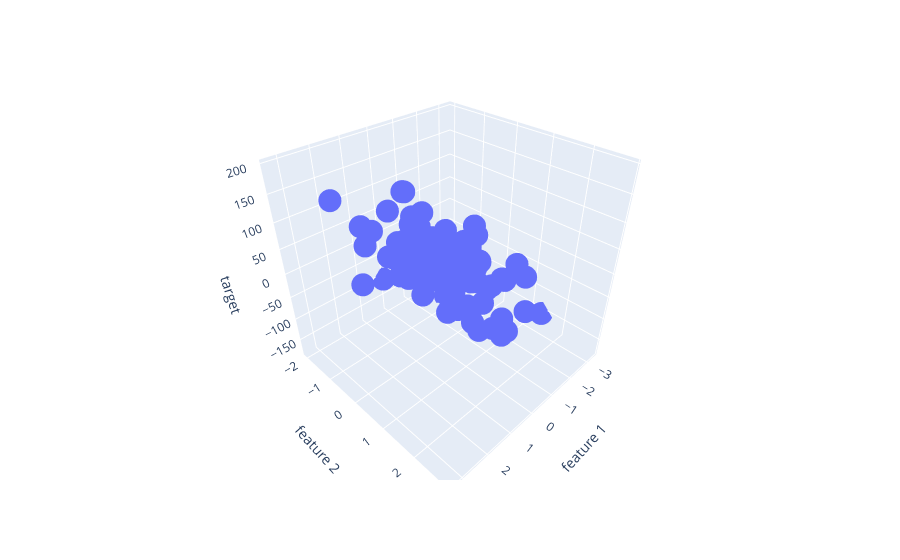

The notebook cell this image was saved under:
### Code cell
fig = px.scatter_3d(dataset,x='feature 1',y='feature 2',z = 'target')
fig.show()
